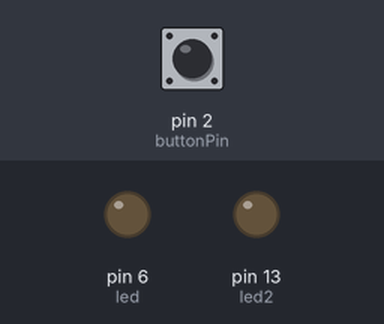
Bench run of a sketch on a simulated Arduino Uno, built with avr-gcc and run on an emulated ATmega328P. Shown: output pins drawn as LEDs (lit = HIGH). Inputs (shaded band) come from the test bench; at power-on: pin 2 (buttonPin) LOW.

Above: at 1.25 s.
1.3 s: pin 2 (buttonPin) pulled HIGH for 3.2 s
At 3.22 s:
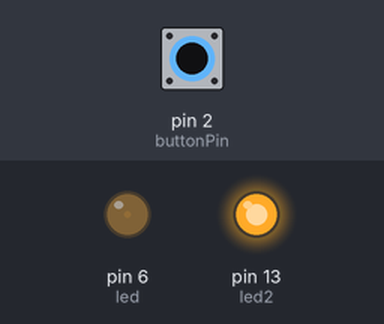
6.0 s: pin 2 (buttonPin) pulled HIGH for 1 s
At 7.49 s:
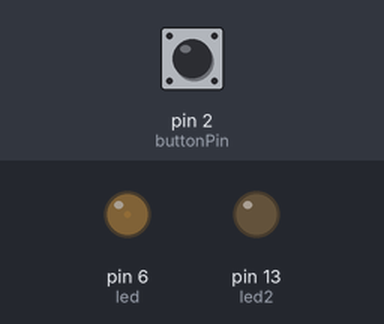
9.0 s: pin 2 (buttonPin) pulled HIGH for 0.15 s
At 9.17 s:
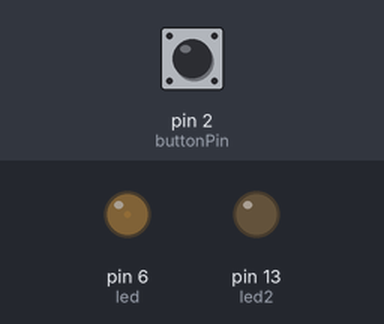
Timing chart, 0 to 18.0 s (numbered marks = the images above; inputs shaded):
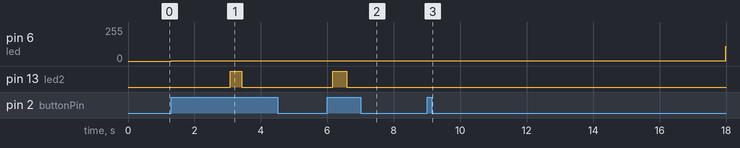

The sketch:

millis2.ino
```cpp
const int led=6;
int t = 0;
unsigned long prev=0;
const unsigned long d=4;

const int led2=13;
int t2 = 0;
unsigned long prev2=0;
const unsigned long d2=0;

const int buttonPin = 2;
int buttonState = 0;

void setup() {
  pinMode(led2,OUTPUT);
  pinMode(buttonPin,INPUT);
}

void loop() {
  unsigned long now=millis();
  unsigned long now2=millis();
   buttonState = digitalRead(buttonPin);
   if (buttonState == HIGH) {
    if(now2 - prev2 >= d2){  //13
     prev2=now2;
     t2++;
     if(t2>1)t=0;
     digitalWrite(led2,t);
     }
   }


    if(now - prev>= d){ // 6
     prev=now;
     t++;
     if(t>120)t=0;
     analogWrite(led,t);
}
}
```

Measured:
- after the input at 1.3 s, pin 6 (led): 0/255 → 1/255 at once; pin 13 (led2): LOW → HIGH after 1.8 s, → LOW 0.36 s later
- after the input at 6.0 s, pin 6 (led): stays 1/255 (without the input it goes to 17/255 after 3.0 s); pin 13 (led2): LOW → HIGH after 0.17 s, → LOW 0.42 s later
- after the input at 9.0 s, pin 6 (led): stays 1/255 (without the input it goes to 112/255 after 4.8 s)
